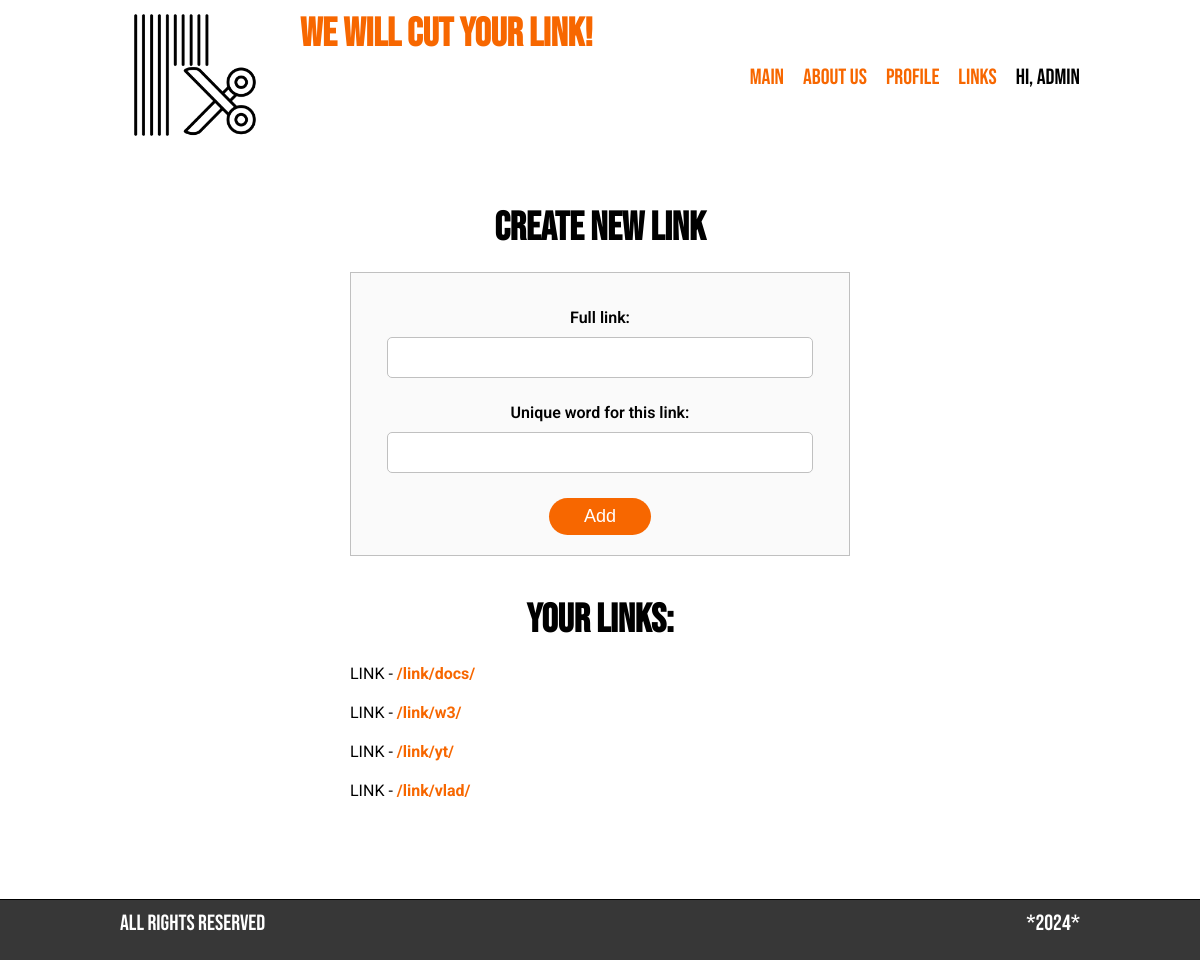
The app's page /links (signed in), older data.
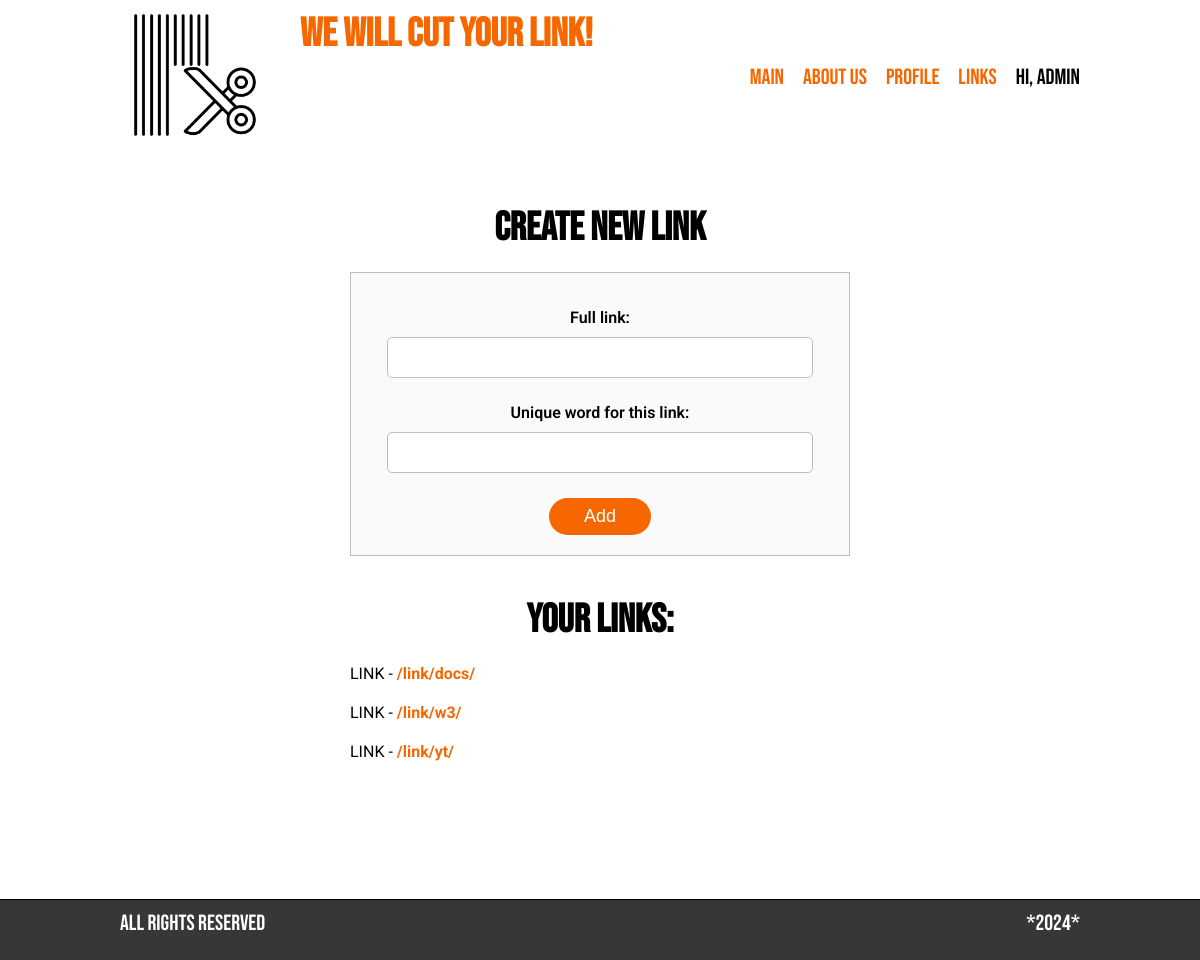
The same page, newer data.
### main/models.py (models this page shows, shortened)
class Link(models.Model):
    slug = models.SlugField('Unique word for this link', unique=True)
    link = models.CharField('Full link', max_length=250)
    author = models.ForeignKey(User, on_delete=models.CASCADE)

### main/views.py (the view, shortened to what this page needs)
# urls.py: path('links', views.LinkAdd.as_view(), name='links'),
class LinkAdd(CreateView):
    model = Link
    template_name = 'main/links.html'
    fields = ['link', 'slug']
    def get_context_data(self, **kwards):
        ctx = super(LinkAdd, self).get_context_data(**kwards)
        ctx['title'] = 'Your Links'
        ctx['links'] = Link.objects.all()
        return ctx

### templates/main/links.html (shortened to what this page needs)
{% extends 'layout.html' %}
{% block main %}
    <div class="regreg">
        <h2>Create new link</h2>
        <form method="post" class="form-register">
            {{ form }}
            <button type="submit">
                Add
            </button>
        </form>
        <div class="links">
            <h2>Your links:</h2>
            {% for el in links %}
                {% if el.author == user %}
                    <div class="link">
                        <p>LINK - <b><a href="{{ el.link }}" target="_blank">/link/{{ el.slug }}/</a></b></p>
                    </div>
                {% endif %}
            {% endfor %}
        </div>
    </div>
{% endblock %}

### templates/layout.html (shortened to what this page needs)
<!doctype html>
{% load static %}
<html lang="en">
<head>
    <link rel="stylesheet" href="{% static 'css/main.css' %}">
</head>
<body>
<div class="container">
    <header>
        <a href="{% url 'home' %}"><img src="/pictures/cut.png" alt=""></a>
        <span>We will cut your link!</span>
        <ul>
            <li><a href="{% url 'home' %}">Main</a></li>
            <li><a href="{% url 'about' %}">About us</a></li>
            {% if user.is_authenticated %}
                <li><a href="{% url 'profile' %}">Profile</a></li>
                <li><a href="{% url 'links' %}">Links</a></li>
                <li id="hi">Hi, {{ user.username }}</li>
            {% else %}
                <li><a href="{% url 'user' %}">Log in</a></li>
                <li><a href="{% url 'reg' %}">Register</a></li>
            {% endif %}
        </ul>
    </header>
    {% block main %}
    {% endblock %}
</div>
<footer>
    <div class="foot container">
        <p>All rights reserved</p>
        <span>*2024*</span>
    </div>
</footer>
</body>
</html>

### static/css/main.css (style rules this page uses)
* { margin: 0; padding: 0; }
body { font-family: "Roboto", sans-serif; font-weight: 400; min-height: 120vh; }
a { text-decoration: none; color:rgb(247, 103, 0); }
.container { padding: 0 10%; }
header img { width: 150px; position: relative; }
header span { position: absolute; top: 10px; left: 300px; font-size: 40px; font-weight: bold; color:rgb(247, 103, 0); font-family: "Bebas Neue", sans-serif; }
header { display: flex; justify-content: space-between; align-items: center; }
header ul { list-style: none; }
header ul li { display: inline-block; margin-left: 15px; cursor: pointer; font-family: "Bebas Neue", sans-serif; font-size: 22px; }
#hi { cursor: auto; }
.wrapper button, .form-register button, .regreg .btn { font-size: 18px; color: #fff; background: rgb(247, 103, 0); border-radius: 25px; border: 0; padding: 8px 50px; margin-top: 25px; cursor: pointer; transition: all 500ms ease; }
.form-register button { padding: 8px 35px; margin-top: 15px; }
footer .foot { background-color: rgb(55, 55, 55); height: 60px; display: flex; justify-content: space-between; font-family: "Bebas Neue", sans-serif; border-top: 1px solid rgb(0, 0, 0); }
footer .foot p, footer .foot span { color: #fff; margin-top: 10px; font-size: 22px; }
footer { position: fixed; left: 0; bottom: 0; width: 100%; }
.regreg { margin: 50px auto; width: 500px; text-align: center; }
.regreg h2 { font-family: "Bebas Neue", sans-serif; font-size: 40px; }
form label { margin-top: 15px; display: inline-block; font-weight: 600; }
form input { font-family: "Roboto", sans-serif; display: block; width: 400px; padding: 10px 12px; border-radius: 5px; border: 1px solid silver; margin: 10px auto; font-size: 16px; }
.form-register { padding: 20px; background: #fafafa; border: 1px solid silver; margin-top: 20px; }
.regreg .links .link { margin-top: 20px; display: flex; }
.regreg .links { margin-top: 40px; }

Row changes from the older to the newer data that the page shows:
removed Link: slug "vlad"
